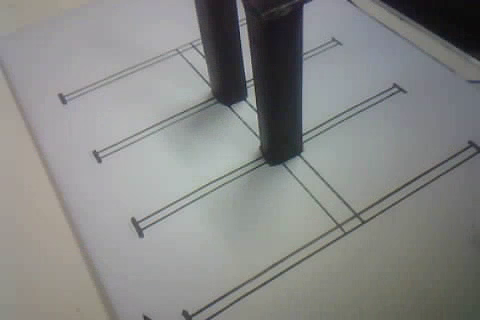
#> input picture car-slot-detection/data_sampleVideo/CAM.136.png, 480 x 320 px, given in place of stream, which was not available
$ python main.py
#> lines starting #> are read from the running program, lines starting #| are printed output that depends on the picture; after the words box and inside, x2 and y2 are one past the last pixel; in counts of white or black regions, pixels touching at a corner belong together
import cv2, pickle, cvzone, requests
import numpy as np

# Stream webserver camera
URL_cam81 = "http://192.168.43.81:81/stream"
URL_cam136 = "http://192.168.43.136:81/stream"
requests.get(URL_cam81 + "/control?var=framesize&val=7")
#> (this line was passed over: the network is not available in this run)
requests.get(URL_cam136 + "/control?var=framesize&val=7")
#> (this line was passed over: the network is not available in this run)
cam_81 = cv2.VideoCapture(URL_cam81)
cam_136 = cv2.VideoCapture(URL_cam136)
AWB = True

PATH_data = ".\\car-slot-detection\\data_posisi\\"

COLOR_BLACK = (0, 0, 0)
COLOR_RED = (0, 0, 255)
COLOR_GREEN = (0, 255, 0)
COLOR_BLUE = (255, 0, 0)
COLOR_WHITE = (255, 255, 255)


# [7 lines of commented-out code are left out]

def checkCameraAman(framePro,cam_id):
	with open(PATH_data+'ROI_Full'+cam_id, 'rb') as f:
		pts_poly = pickle.load(f)

	for count, poly in enumerate(pts_poly):
		# Hitung pixel tiap slot
		cnt = np.array(poly)
		x,y,w,h = cv2.boundingRect(cnt)
		croped = framePro[y:y+h, x:x+w].copy()

		cnt_mask = cnt - cnt.min(axis=0)
		mask = np.zeros(croped.shape[:2], np.uint8)
		cv2.drawContours(mask, [cnt_mask], -1, (255, 255, 255), -1, cv2.LINE_AA)

		final_ROI = cv2.bitwise_and(croped, croped, mask=mask)
		#cv2.imshow(f"ROI Extract {count+1}", final_ROI) #====Tampilkan view tiap slot ====#
		space_count = cv2.countNonZero(final_ROI)
		if space_count < 1000:
			return(1)


# [41 lines left out: function checkParkingSpace, not called in this run]


# ===== MAIN ===== #
if __name__ == '__main__':
	while True:
		# Inisiasi 6 slot
		slot_index = [str(i+1) for i in range(6)]
		slot_index = dict.fromkeys(slot_index, 0)

		cam_81_mati = 0
		cam_136_mati = 0

		# [15 lines of commented-out code are left out]
		if cam_81.isOpened() and cam_136.isOpened() and cam_136_mati == 0 and cam_81_mati == 0:
			ret, frame_81 = cam_81.read()
#> frame_81 is the input picture: shape (320, 480, 3); mean B, G, R 134.5, 135.9, 134.9
			ret, frame_136 = cam_136.read()

			imgGray81 = cv2.cvtColor(frame_81, cv2.COLOR_BGR2GRAY)
			imgBlur81 = cv2.GaussianBlur(imgGray81, (3, 3), 1)
			imgThresh_81 = cv2.adaptiveThreshold(imgBlur81, 255, cv2.ADAPTIVE_THRESH_GAUSSIAN_C,
												 cv2.THRESH_BINARY_INV, 25, 16)
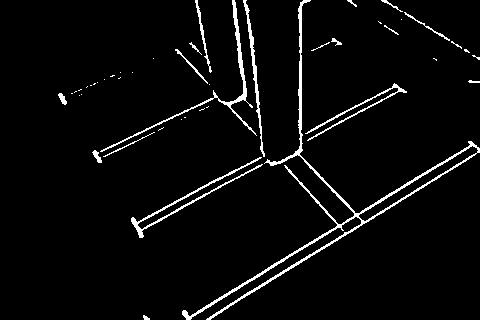
#> imgThresh_81: shape (320, 480); 4% white in thin lines or dots, all inside (x1, y1, x2, y2) = (58, 0, 480, 320)

			imgGray136 = cv2.cvtColor(frame_136, cv2.COLOR_BGR2GRAY)
			imgBlur136 = cv2.GaussianBlur(imgGray136, (3, 3), 1)
			imgThresh_136 = cv2.adaptiveThreshold(imgBlur136, 255, cv2.ADAPTIVE_THRESH_GAUSSIAN_C,
												 cv2.THRESH_BINARY_INV, 25, 16)

			cam_81_mati= checkCameraAman(imgThresh_81, cam_id="81")
#> (the run stopped early here; a loop or call above may not have finished)

$ run again, on car-slot-detection/data_sampleVideo/CAM.81.png
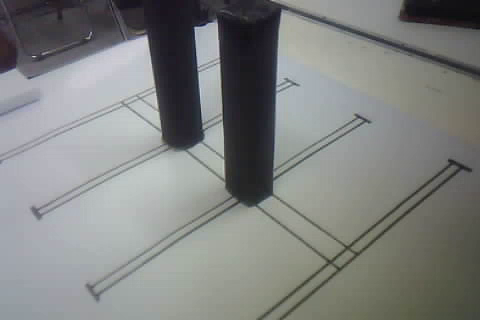
#> input picture car-slot-detection/data_sampleVideo/CAM.81.png, 480 x 320 px, given in place of stream, which was not available
#> frame_81 is the input picture: shape (320, 480, 3); mean B, G, R 128.1, 129.6, 127.6
#> `imgThresh_81 = cv2.adaptiveThreshold(imgBlur81, 255, cv2.ADAPTIVE_THRE..`:
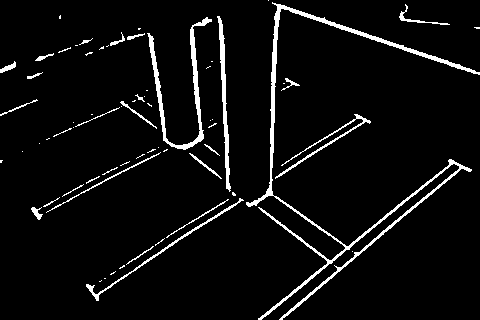
#> imgThresh_81: shape (320, 480); 5.2% white; 67 white regions (39 under 20 px), largest, box (x1, y1, x2, y2) and area: (246, 2, 480, 320) 3559, (147, 17, 212, 150) 1173, (217, 16, 231, 192) 709
